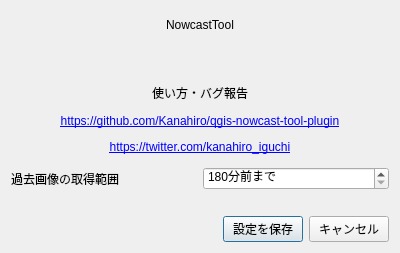
<?xml version="1.0" encoding="UTF-8"?>
<ui version="4.0">
 <class>NowcastToolDialogBase</class>
 <widget class="QDialog" name="NowcastToolDialogBase">
  <property name="geometry">
   <rect>
    <x>0</x>
    <y>0</y>
    <width>400</width>
    <height>253</height>
   </rect>
  </property>
  <property name="minimumSize">
   <size>
    <width>400</width>
    <height>0</height>
   </size>
  </property>
  <property name="windowTitle">
   <string>NowcastTool - config</string>
  </property>
  <layout class="QVBoxLayout" name="verticalLayout">
   <item>
    <widget class="QLabel" name="label_2">
     <property name="minimumSize">
      <size>
       <width>0</width>
       <height>150</height>
      </size>
     </property>
     <property name="text">
      <string>&lt;html&gt;&lt;head/&gt;&lt;body&gt;&lt;p&gt;NowcastTool&lt;/p&gt;&lt;p&gt;&lt;br/&gt;&lt;/p&gt;&lt;p&gt;使い方・バグ報告&lt;/p&gt;&lt;p&gt;&lt;a href=&quot;https://github.com/Kanahiro/qgis-nowcast-tool-plugin&quot;&gt;&lt;span style=&quot; text-decoration: underline; color:#0000ff;&quot;&gt;https://github.com/Kanahiro/qgis-nowcast-tool-plugin&lt;/span&gt;&lt;/a&gt;&lt;/p&gt;&lt;p&gt;&lt;a href=&quot;https://twitter.com/kanahiro_iguchi&quot;&gt;&lt;span style=&quot; text-decoration: underline; color:#0000ff;&quot;&gt;https://twitter.com/kanahiro_iguchi&lt;/span&gt;&lt;/a&gt;&lt;/p&gt;&lt;/body&gt;&lt;/html&gt;</string>
     </property>
     <property name="scaledContents">
      <bool>false</bool>
     </property>
     <property name="alignment">
      <set>Qt::AlignCenter</set>
     </property>
     <property name="wordWrap">
      <bool>false</bool>
     </property>
     <property name="openExternalLinks">
      <bool>true</bool>
     </property>
    </widget>
   </item>
   <item>
    <layout class="QHBoxLayout" name="horizontalLayout">
     <item>
      <widget class="QLabel" name="label">
       <property name="text">
        <string>過去画像の取得範囲</string>
       </property>
      </widget>
     </item>
     <item>
      <widget class="QSpinBox" name="durationSpinbox">
       <property name="suffix">
        <string>分前まで</string>
       </property>
       <property name="prefix">
        <string/>
       </property>
       <property name="minimum">
        <number>180</number>
       </property>
       <property name="maximum">
        <number>1200</number>
       </property>
       <property name="singleStep">
        <number>5</number>
       </property>
       <property name="value">
        <number>180</number>
       </property>
      </widget>
     </item>
    </layout>
   </item>
   <item>
    <spacer name="verticalSpacer">
     <property name="orientation">
      <enum>Qt::Vertical</enum>
     </property>
     <property name="sizeType">
      <enum>QSizePolicy::Fixed</enum>
     </property>
     <property name="sizeHint" stdset="0">
      <size>
       <width>20</width>
       <height>20</height>
      </size>
     </property>
    </spacer>
   </item>
   <item>
    <layout class="QHBoxLayout" name="horizontalLayout_2">
     <item>
      <spacer name="horizontalSpacer">
       <property name="orientation">
        <enum>Qt::Horizontal</enum>
       </property>
       <property name="sizeHint" stdset="0">
        <size>
         <width>40</width>
         <height>20</height>
        </size>
       </property>
      </spacer>
     </item>
     <item>
      <widget class="QPushButton" name="saveButton">
       <property name="text">
        <string>設定を保存</string>
       </property>
      </widget>
     </item>
     <item>
      <widget class="QPushButton" name="cancelButton">
       <property name="text">
        <string>キャンセル</string>
       </property>
      </widget>
     </item>
    </layout>
   </item>
  </layout>
 </widget>
 <resources/>
 <connections/>
</ui>
